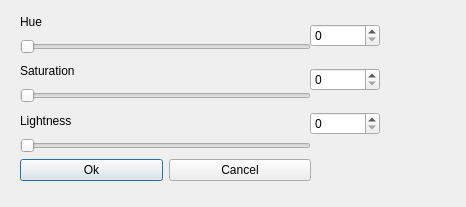
<?xml version="1.0" encoding="UTF-8"?>
<ui version="4.0">
 <class>HLSDialog</class>
 <widget class="QDialog" name="HLSDialog">
  <property name="geometry">
   <rect>
    <x>0</x>
    <y>0</y>
    <width>466</width>
    <height>207</height>
   </rect>
  </property>
  <property name="windowTitle">
   <string>Dialog</string>
  </property>
  <widget class="QWidget" name="layoutWidget">
   <property name="geometry">
    <rect>
     <x>20</x>
     <y>10</y>
     <width>291</width>
     <height>171</height>
    </rect>
   </property>
   <layout class="QVBoxLayout" name="verticalLayout_2">
    <item>
     <layout class="QVBoxLayout" name="verticalLayout">
      <item>
       <widget class="QLabel" name="label">
        <property name="text">
         <string>Hue</string>
        </property>
       </widget>
      </item>
      <item>
       <widget class="QSlider" name="hueSlider">
        <property name="orientation">
         <enum>Qt::Horizontal</enum>
        </property>
       </widget>
      </item>
      <item>
       <widget class="QLabel" name="label_2">
        <property name="text">
         <string>Saturation</string>
        </property>
       </widget>
      </item>
      <item>
       <widget class="QSlider" name="satSlider">
        <property name="orientation">
         <enum>Qt::Horizontal</enum>
        </property>
       </widget>
      </item>
      <item>
       <widget class="QLabel" name="label_3">
        <property name="text">
         <string>Lightness</string>
        </property>
       </widget>
      </item>
      <item>
       <widget class="QSlider" name="lightSlider">
        <property name="orientation">
         <enum>Qt::Horizontal</enum>
        </property>
       </widget>
      </item>
     </layout>
    </item>
    <item>
     <layout class="QHBoxLayout" name="horizontalLayout">
      <item>
       <widget class="QPushButton" name="okButton">
        <property name="text">
         <string>Ok</string>
        </property>
       </widget>
      </item>
      <item>
       <widget class="QPushButton" name="cancelButton">
        <property name="text">
         <string>Cancel</string>
        </property>
       </widget>
      </item>
     </layout>
    </item>
   </layout>
  </widget>
  <widget class="QWidget" name="layoutWidget">
   <property name="geometry">
    <rect>
     <x>310</x>
     <y>9</y>
     <width>70</width>
     <height>141</height>
    </rect>
   </property>
   <layout class="QVBoxLayout" name="verticalLayout_3">
    <item>
     <widget class="QSpinBox" name="hueSpinBox"/>
    </item>
    <item>
     <widget class="QSpinBox" name="satSpinBox"/>
    </item>
    <item>
     <widget class="QSpinBox" name="lightSpinBox"/>
    </item>
   </layout>
  </widget>
 </widget>
 <resources/>
 <connections/>
</ui>
